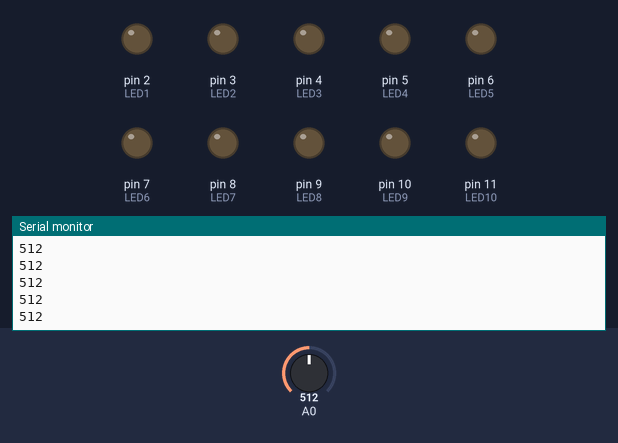
Bench run of a sketch on a simulated Arduino Uno, built with avr-gcc and run on an emulated ATmega328P. Parts: output pins drawn as LEDs (lit = HIGH), the last lines printed to the serial monitor. The test bench sets the inputs (shaded band); at power-on: A0 = 512.

Above: at 1.2 s.
1.3 s: A0 set to 159
At 1.37 s:
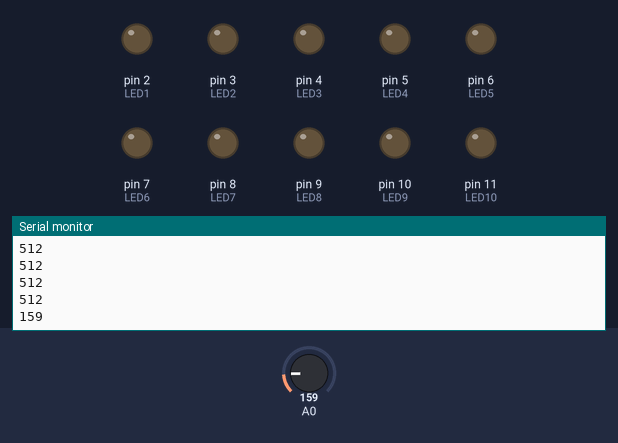
4.3 s: A0 set to 138
At 4.35 s:
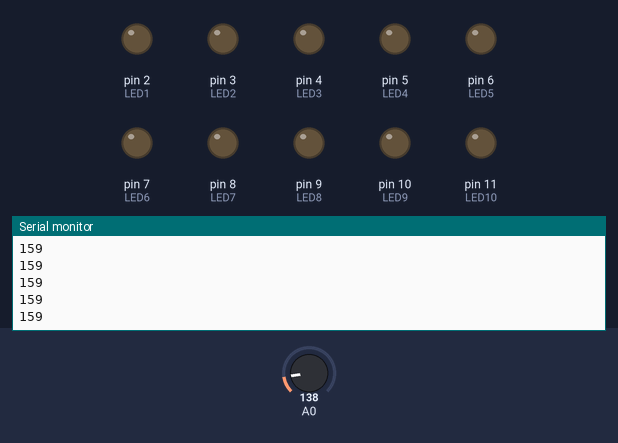
Timing chart, 0 to 7.3 s (numbered marks = the images above; inputs shaded):
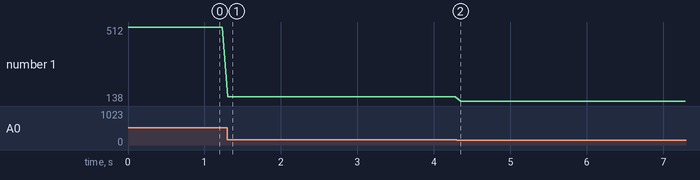

The sketch:

main.ino
```cpp
#include "cardio.c"
#include "cardio.h"
#include "coeur.c"
#include "coeur.h"
#include "param.h"

//--------------------------------------------------------------------Variables Module 1----------------------------------------------------------------------------//
long t;                            //temps
int compteur1 = 0;                 //periodicité mesure
int battement = 0;
int pouls = 0;
//--------------------------------------------------------------------Variables Module 1----------------------------------------------------------------------------//
//--------------------------------------------------------------------Variables Module 2----------------------------------------------------------------------------//
int LED1, LED2, LED3, LED4, LED5, LED6, LED7, LED8, LED9, LED10; //Initialisation des LEDs sous des identificateurs compréhensibles
int compteur;                                                    //Initialisation du compteur servant à gérer les boucles du coeur de LED
//--------------------------------------------------------------------Variables Module 2----------------------------------------------------------------------------//

void setup()
{

//--------------------------------------------------------------Début Initialisation Module 1-----------------------------------------------------------------------//
  pinMode(A0, INPUT);
  Serial.begin(9600);
//--------------------------------------------------------------Fin Initialisation Module 1-------------------------------------------------------------------------//
//--------------------------------------------------------------Début Initialisation Module 2-----------------------------------------------------------------------//

LED1 = 2;                                                             //Début d'initialisation des LEDS
LED2 = 3;
LED3 = 4;
LED4 = 5;
LED5 = 6;
LED6 = 7;
LED7 = 8;
LED8 = 9;
LED9 = 10;
LED10 = 11;                                                           //Fin d'initialisation des LEDs


for(compteur=LED1;compteur<=LED10;compteur++){                        //Initialisation des LEDs en tant que sortie
      pinMode(compteur,OUTPUT);
}

compteur = 1;                                                         //Initialisation du compteur servant pour les boucles
}

//--------------------------------------------------------------Fin Initialisation Module 2-------------------------------------------------------------------------//

void loop()
{
    Serial.println(analogRead(0));                  //Permet de visualiser les battements de coeur et ajuster la sensibilité de mesure
//-----------------------------------------------------------------Début Code Module 1------------------------------------------------------------------------------//

  compteur1++;

  if(analogRead(0) >= 60){                          // quand on a une variation >=60
    battement = calculBattement(battement);         //on compte les battements
  }

  t = temps();                                      //fonction temps total

  if(compteur1 == 1000){                              //toutes les 1000 loop on affiche les valeurs
    pouls = calculPouls(battement);
    Serial.print(t);                               //affiche temps
    Serial.print(";");
    Serial.print(pouls);                        //affiche pouls
    battement = 0;                               // renitialisation variables pour la prochaine boucle
    compteur1 = 0;
  }
  delay(1);                                    //attente entre chaque loop qui symbolise le temps

//------------------------------------------------------------------Fin Code Module 1-------------------------------------------------------------------------------//
//-----------------------------------------------------------------Début Code Module 2------------------------------------------------------------------------------//
launchLedHeart();           //Lancement de la fonction faisant fonctionner le coeur
//------------------------------------------------------------------Fin Code Module 2-------------------------------------------------------------------------------//

}
```

cardio.c
```cpp
#include"cardio.h"
#include<Arduino.h>

unsigned long time;

int temps(){                      //calcul le temps total du programme

    ++time;
    return(time);
  }

int calculBattement(int battement){                   //incrementation pour le nombre de battement
    battement++;
    delay(70);                                        //delai symbolisant la fin de la variation d'un battement
    return(battement);
  }


int calculPouls(int battement){
     int pouls = 4*battement;                         //on calcul pour avoir le pouls par minute
     return(pouls);
  }
```

cardio.h
```cpp
int calculPouls(int battement);
int calculBattement(int battement);
int temps();
```

coeur.h
```cpp
#ifndef COEUR_H_INCLUDED
#define COEUR_H_INCLUDED

extern int LED1, LED2, LED3, LED4, LED5, LED6, LED7, LED8, LED9, LED10, compteur;

void FullOn();
void FullOff();
void On1SurNb();
void Off1SurNb();
void chenille(int *compteur);
void chenille1sur2(int *compteur);
void LEDmetre(int *compteur);
void choixLED();
void launchLedHeart();

#endif //COEUR_H_INCLUDED
```

param.h
```cpp
#ifndef PARAM_H_INCLUDED
#define PARAM_H_INCLUDED

#define MODE 1
#define SENSIBILITE 150
#define LED 1
#define UNSURNB 2

#endif PARAM_H_INCLUDED
```

Source omitted: coeur.c (15853 bytes)

Measured:
- after the input at 1.3 s, the serial monitor: prints a new line at once (image 1)
- plotted number 1: 512 → 159 after the input at 1.3 s, 159 → 138 after the input at 4.3 s
